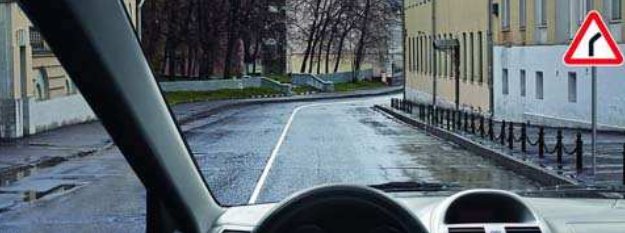
#> input picture pics/im1.png, 625 x 233 px
$ python -i road_markings_recognition.py   (imports and definitions only)   (older library calls are emulated)
#> lines starting #> are read from the running program, lines starting #| are printed output that depends on the picture; after the words box and inside, x2 and y2 are one past the last pixel; in counts of white or black regions, pixels touching at a corner belong together
import cv2
import numpy as np
from PIL import Image
import matplotlib.pyplot as plt

def show(img):
    plt.imshow(img)
    plt.show()

# [22 lines left out: function get_middle_point_for_lines, not called in this run]

def find_number_of_lines(test_mask_clear, ratio): # среди точек на перечесении серединной прямой и белой области находим точки в серединах белых областей
    dic={}
    i = int(ratio*test_mask_clear.shape[0]/100)
    for j in range(len(test_mask_clear[i])):
        if test_mask_clear[i][j] not in dic:
            dic[test_mask_clear[i][j]] = [j]
        dic[test_mask_clear[i][j]].append(j)
    if 0 not in dic:
        return
    whites = dic[0]
    points = []
    b = 0
    for p in range(len(dic[0])-1):
        if p == len(dic[0])-2:
            points.append((whites[int((b+p+1)/2)], i))
        elif whites[p+1]-whites[p]<=1:
            continue
        else:
            points.append((whites[int((b+p)/2)], i))
            b = p+1
    return points

def contrast_of_img(image1, brightness = -150, contrast = 150):
    img = np.int16(image1)
    img = img * (contrast/127+1) - contrast + brightness
    img = np.clip(img, 0, 255)
    img = np.uint8(img)
    return cv2.medianBlur(img,5)

def get_full_mask(test_img):
    image = cv2.imread(test_img)
    beg_contrast_img = contrast_of_img(image)
    else_contrast_img = contrast_of_img(beg_contrast_img, brightness = 150, contrast = 150)
    contrast_img = contrast_of_img(else_contrast_img, brightness = -30, contrast = 150)
    hsv = cv2.cvtColor(contrast_img, cv2.COLOR_BGR2HSV )
    lower = np.array([0, 0, 0], np.uint8)
    upper = np.array([15, 15, 15], np.uint8)
    mask = cv2.inRange(hsv, lower, upper)
    width, height = mask.shape
    full_mask = mask[int(width/2):width, ]
    return full_mask

def crop_thresh(contrast_img):
    gray = cv2.cvtColor(contrast_img, cv2.COLOR_BGR2GRAY)
    thresh = cv2.threshold(gray, 0, 255, cv2.THRESH_BINARY_INV | cv2.THRESH_OTSU)[1]
    width, height = contrast_img.shape[:-1]
    img = thresh[int(width/2):width, ]
    return img

def get_clean_mask(test_img):
    image = cv2.imread(test_img)
    beg_contrast_img = contrast_of_img(image)
    else_contrast_img = contrast_of_img(beg_contrast_img, brightness = 150, contrast = 150)
    contrast_img = contrast_of_img(else_contrast_img, brightness = -30, contrast = 150)
    clean_mask = crop_thresh(contrast_img) #то же самое что и cropped masks
    return clean_mask

# [130 lines left out: function get_correct_lines, not called in this run]

def get_road_markings(test_img):
#> called with test_img = 'pics/im1.png'
    img = cv2.imread(test_img, 1)
#> img is the input picture: shape (233, 625, 3); mean B, G, R 110.5, 103.3, 93.7
    height, width = img.shape[:2]
#> height = 233; width = 625
    crop_img = img[int(height / 2):height, 0:width]
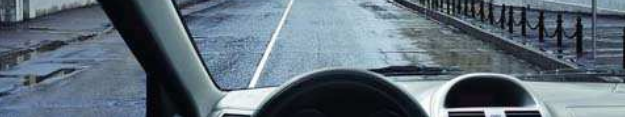
#> crop_img: shape (117, 625, 3); mean B, G, R 121.4, 109.3, 95
    show(crop_img)
    com_masks = []
    com_bad_masks = []
    full_mask = get_full_mask(test_img)
#> call 2 of contrast_of_img, with brightness = 150, contrast = 150
#> in contrast_of_img (call 2), `return cv2.medianBlur(img,5)`:
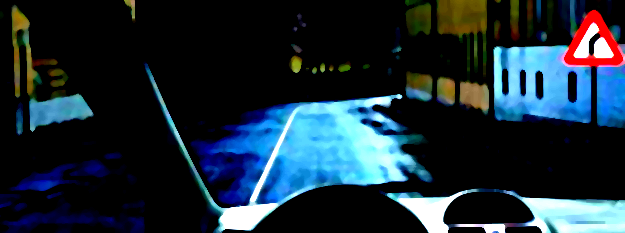
#> returned value: shape (233, 625, 3); mean of channels 0, 1, 2 55.4, 44.5, 28.1; drawn as B, G, R
#> in get_full_mask, `hsv = cv2.cvtColor(contrast_img, cv2.COLOR_BGR2HSV )`: hsv: shape (233, 625, 3); mean H, S, V 21.1, 53, 56.6
#> in get_full_mask, `mask = cv2.inRange(hsv, lower, upper)`:
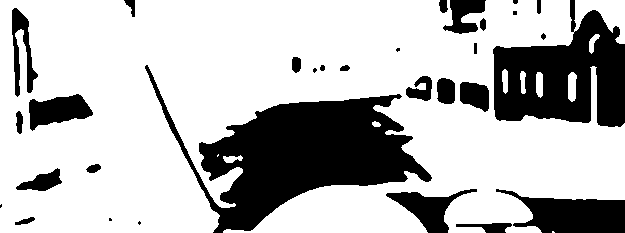
#> mask: shape (233, 625); 72.9% white; 31 black regions (7 under 20 px), largest, box (x1, y1, x2, y2) and area: (145, 65, 432, 233) 17986, (493, 0, 625, 127) 10067, (496, 189, 625, 233) 3353
#> in get_full_mask, `full_mask = mask[int(width/2):width, ]`: full_mask: shape (117, 625); 68.6% white; 15 black regions (3 under 20 px), largest, box (x1, y1, x2, y2) and area: (165, 0, 432, 117) 15908, (496, 73, 625, 117) 3353, (386, 73, 477, 117) 1531
    clean_mask = get_clean_mask(test_img)
#> in crop_thresh, `gray = cv2.cvtColor(contrast_img, cv2.COLOR_BGR2GRAY)`:
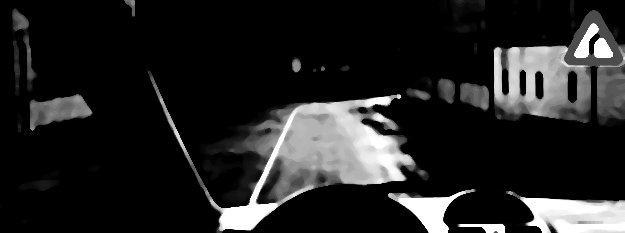
#> gray: shape (233, 625); min 0, max 255, mean 35.8
#> in crop_thresh, `thresh = cv2.threshold(gray, 0, 255, cv2.THRESH_BINARY_INV | cv2.THRES..`: thresh: shape (233, 625); 83.7% white; 28 black regions (11 under 20 px), largest, box (x1, y1, x2, y2) and area: (203, 94, 415, 231) 11484, (494, 46, 591, 118) 4722, (520, 197, 625, 233) 3067
#> in crop_thresh, `img = thresh[int(width/2):width, ]`: img: shape (117, 625); 79.1% white; 12 black regions (3 under 20 px), largest, box (x1, y1, x2, y2) and area: (203, 0, 415, 115) 10156, (520, 81, 625, 117) 3067, (388, 73, 474, 117) 1381
    thresh = np.invert(clean_mask)
    print('NEW')
    connectivity = 4
    # Perform the operation
    output = cv2.connectedComponentsWithStats(thresh, connectivity, cv2.CV_32S)
    (numLabels, labels, stats, centroids) = output
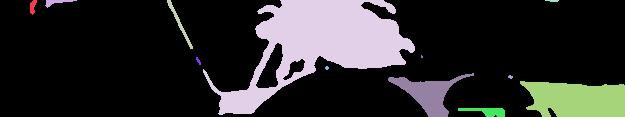
#> labels: shape (117, 625) int32; 13 distinct labels, from 0 to 12; one colour per label, 0 black
#> numLabels = 13; stats = 13 rows, first 6: [0, 0, 625, 117, 57836], [30, 0, 7, 15, 68], [45, 0, 32, 8, 100], [167, 0, 26, 49, 185], [203, 0, 212, 115, 10156], [545, 0, 14, 2, 22]; centroids = 13 rows, first 8: [294.3, 57.55], [32.43, 6.29], [56.11, 1.7], [179.1, 22.97], [318.9, 43.64], [552.2, 0.364], [421.4, 56.2], [198, 60.5]
    for i in range(0, numLabels):
        x = stats[i, cv2.CC_STAT_LEFT]
        y = stats[i, cv2.CC_STAT_TOP]
        w = stats[i, cv2.CC_STAT_WIDTH]
        h = stats[i, cv2.CC_STAT_HEIGHT]
        area = stats[i, cv2.CC_STAT_AREA]
        (cX, cY) = centroids[i]
        output = crop_img.copy()
        cv2.rectangle(output, (x, y), (x + w, y + h), (0, 255, 0), 3)
        cv2.circle(output, (int(cX), int(cY)), 4, (0, 0, 255), -1)
        componentMask = (labels == i).astype("uint8") * 255
        mask_points = []
        for i in range(len(componentMask)):
            for j in range(len(componentMask[0])):
                if componentMask[i][j]==255:
                    mask_points.append((j,i))
        dict_mask = {}
        for point in mask_points:
            if point[1] not in dict_mask:
                dict_mask[point[1]] = [point]
            else:
                dict_mask[point[1]].append(point)

        leng = len(dict_mask)
        max_wid = 0
        avg_wid = 0
        for key in dict_mask:
            my_wid = abs(dict_mask[key][0][0]-dict_mask[key][-1][0])
            if (my_wid>max_wid):
                max_wid=my_wid
            avg_wid += abs(dict_mask[key][0][0]-dict_mask[key][-1][0])
        wid = max_wid
        av_wid = avg_wid/len(dict_mask)
        #анализируем угол наклона
        test_mask_inv = np.invert(componentMask)
        test_mask = test_mask_inv

        points_to_analyze = []
        for ratio in range(1,99):
            if find_number_of_lines(test_mask, ratio):
                points_to_analyze.append(find_number_of_lines(test_mask, ratio))
        try:
            p1=points_to_analyze[0][0]
            p2=points_to_analyze[-1][0]
            try:
                k=(p2[0]-p1[0])/(p2[1]-p1[1])
            except:
                k=0
        except:
                k=0

        if (leng>max_wid and max_wid< 100) and not (k>0 and points_to_analyze[int(len(points_to_analyze)/2)][0][0]<test_mask.shape[1]/2) and len(points_to_analyze)>3 and not (k<0 and points_to_analyze[int(len(points_to_analyze)/3)][0][0]>2*test_mask.shape[1]/3) and points_to_analyze[-1][0][1]>18:
            print(len(points_to_analyze))
            show(output)
            show(componentMask)
            com_masks.append(componentMask)
        else:
            com_bad_masks.append(componentMask)
#> this loop made 13 passes
#> (x, w, h, area, cX, cY) on passes 1 to 3: (0, 625, 117, 57836, 294.3, 57.55), (30, 7, 15, 68, 32.43, 6.29), (45, 32, 8, 100, 56.11, 1.7)
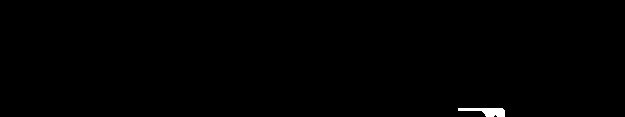
#> componentMask: shape (117, 625); 0.35% white; 1 white region, box (x1, y1, x2, y2) and area: (458, 108, 505, 117) 259

    # очистим маску
    noiseless_mask = full_mask.copy()
    for bad_mask in com_bad_masks[1:]:
        noiseless_mask = noiseless_mask + bad_mask
#> this loop made 12 passes
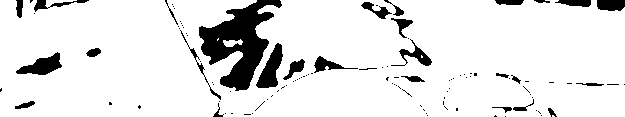
#> noiseless_mask: shape (117, 625); 89.5% white; 112 black regions (85 under 20 px), largest, box (x1, y1, x2, y2) and area: (199, 0, 282, 91) 3421, (256, 43, 283, 88) 610, (16, 52, 62, 75) 538
    show(noiseless_mask)

    #достанем ключевые точки
    points = []
    for i in range(len(com_masks)):
        test_mask = np.invert(com_masks[i])
        in_mask = test_mask
        points_to_analyze = []
        for ratio in range(1,99):
            if find_number_of_lines(in_mask, ratio):
                points_to_analyze.append(find_number_of_lines(in_mask, ratio))
        two_lines = [i for i in points_to_analyze if len(i)==2]
        if (len(two_lines) >0):
            for point in two_lines[int(len(two_lines)/2)]:
                points.append(get_middle_point_for_lines(in_mask, point))
        else:
            points.append(get_middle_point_for_lines(in_mask, points_to_analyze[int(len(points_to_analyze)/2)][0]))
#> this loop made 0 passes

    #строим линии
    test_mask =  noiseless_mask

    image = crop_img.copy()
    print(points)
    show(test_mask)
    my_correct_lines = []
    for point in points:
        try:
            my_correct_lines.append(get_correct_lines(test_mask,[point]))
        except:
            pass
    for line in my_correct_lines:
        for line1 in my_correct_lines:
            if len(list(set(line[0]) & set(line1[0])))>10 and len(list(set(line[0]) & set(line1[0])))<len(line[0]):
                index = my_correct_lines.index(line1)
                points.remove(points[index])
                my_correct_lines.remove(line1)
    for i in range(len(my_correct_lines)):
        image = cv2.line(image, my_correct_lines[i][0][0],my_correct_lines[i][0][-1],(0, 0, 0), 5)
    print(len(my_correct_lines))
#| 0
    print(len(points))
#| 0
    show(image)

    # Распознаем разметку

    # [147 lines left out: functions coords_of_line, get_middle_point, get_per_point, point_MSE, get_MSE, get_middle_point and 3 more, not called in this run]


    all_stripes = []
    correct_lines = [line[-1] for line in my_correct_lines]
    correct_lines = sorted(correct_lines, key = lambda k : (k[-1][0]))
    points = sorted(points, key = lambda k : (k[0]))
    test_mask_before = noiseless_mask.copy()
    test_img = crop_img.copy()
    if len(correct_lines) == 0:
        show(test_img)
        all_stripes.append((('нет разметки'), 0))
        print('нет разметки')
        return ['нет разметки']

    b=10
    lu = correct_lines[0][int(len(correct_lines[0])/4)] #black 1
    ld = correct_lines[0][-1] #red 3
    ru = correct_lines[-1][int(len(correct_lines[-1])/4)] #green 2
    rd = correct_lines[-1][-1] #blue 4
    src = np.float32([(lu[0]-b, 0),
                  (ru[0]+b, ru[1]),
                  (ld[0]-b, ld[1]),
                  (rd[0]+b, rd[1])])

    dst = np.float32([(0, 0),
                      (500, 0),
                      (0, 600),
                      (500, 600)])
    matrix = cv2.getPerspectiveTransform(src, dst)
    result = cv2.warpPerspective(test_img, matrix, (500, 600))
    show(result)
    test_mask = noiseless_mask.copy()
    test_mask = cv2.warpPerspective(test_mask, matrix, (500, 600))
    #show(test_mask)
    wh=[]
    for i in range(len(test_mask)):
        for j in range(len(test_mask[0])):
            if test_mask[i][j]==0:
                wh.append((j,i))
    for i in range(len(correct_lines)):
        line = get_per_line(correct_lines[i], points[i], matrix)
        point = get_per_point(points[i], matrix)
        find_line = find_line_for_razm(line, point)
        # Определим длину
        colors=[test_mask[y][x] for x, y in line]
        num_stripes = len(find_line)/find_len_line(find_line, point, colors)
        if num_stripes<2:
            all_stripes.append((('сплошная'), find_line[int(len(find_line)/2)][0]))
            #print( ('сплошная'), find_line[int(len(find_line)/2)][0])
        else:
            all_stripes.append((('прерывистая'), find_line[int(len(find_line)/2)][0]))
            #print( ('прерывистая'), find_line[int(len(find_line)/2)][0])

    print(all_stripes)
    final_answer = []
    used_lines = set()
    a = np.array([tup[1] for tup in all_stripes])
    max_dist = result.shape[1]
    min_diff = np.diff(np.unique(a)).min()
    #print(min_diff)
    #print(result.shape)
    for i in range(1, len(all_stripes)):
        if len(all_stripes)==1 and all_stripes[0][0]=='нет разметки':
            final_answer.append('нет разметки')
        if abs(all_stripes[i-1][1] - all_stripes[i][1])<max_dist/2 and abs(all_stripes[i-1][1] - all_stripes[i][1])<1.1*min_diff:
            if all_stripes[i-1] in used_lines:
                final_answer.remove(all_stripes[i-1][0])
            else:
                used_lines.add(all_stripes[i-1])
            used_lines.add(all_stripes[i])
            if all_stripes[i-1][0] == all_stripes[i][0]:
                final_answer.append('двойная '+ all_stripes[i-1][0])
            else:
                final_answer.append(all_stripes[i-1][0]+ ' и ' + all_stripes[i][0])
        else:
            if all_stripes[i-1] not in used_lines:
                final_answer.append(all_stripes[i-1][0])
                used_lines.add(all_stripes[i-1])
            if all_stripes[i] not in used_lines:
                final_answer.append(all_stripes[i][0])
                used_lines.add(all_stripes[i])
    print(final_answer)
    return final_answer

>>> result = get_road_markings('pics/im1.png')

$ run again, on pics/im10.png
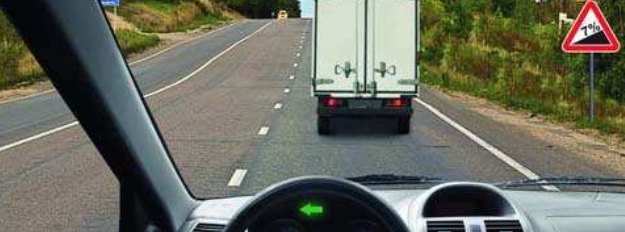
#> input picture pics/im10.png, 625 x 232 px
#> in get_road_markings, img is the input picture: shape (232, 625, 3); mean B, G, R 94.5, 108.2, 106
#> hsv: shape (232, 625, 3); mean H, S, V 3.9, 15.5, 36.8
#> mask: shape (232, 625); 83.4% white; 30 black regions (8 under 20 px), largest, box (x1, y1, x2, y2) and area: (299, 0, 415, 91) 8858, (365, 181, 625, 232) 6638, (120, 59, 301, 232) 2216
#> full_mask: shape (116, 625); 84.4% white; 12 black regions (1 under 20 px), largest, box (x1, y1, x2, y2) and area: (365, 65, 625, 116) 6638, (143, 0, 301, 116) 1938, (490, 0, 602, 31) 1111
#> in get_road_markings, `(numLabels, labels, stats, centroids) = output`:
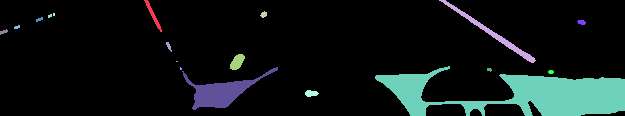
#> labels: shape (116, 625) int32; 19 distinct labels, from 0 to 18; one colour per label, 0 black
#> numLabels = 19; stats = 19 rows, first 6: [0, 0, 625, 116, 64134], [144, 0, 18, 32, 122], [439, 0, 97, 63, 538], [260, 11, 7, 7, 32], [53, 13, 2, 3, 6], [48, 14, 4, 4, 12]; centroids = 19 rows, first 8: [293.4, 53.74], [152.7, 14.8], [491.7, 33.06], [263.3, 14.12], [53.5, 14], [49.5, 15.5], [39, 19], [581.2, 21.88]
#> the loop in get_road_markings, `for i in range(0, numLabels):` made 19 passes
#> (x, w, h, area, cX, cY) on passes 1 to 3: (0, 625, 116, 64134, 293.4, 53.74), (144, 18, 32, 122, 152.7, 14.8), (439, 97, 63, 538, 491.7, 33.06)
#> the loop in get_road_markings, `for bad_mask in com_bad_masks[1:]:` made 16 passes
#> the loop in get_road_markings, `for i in range(len(com_masks)):` made 2 passes
#| [(490, 32), (236, 62)]
#> the loop in get_road_markings, `for point in points:` made 2 passes
#> point on passes 1 to 2: (490, 32), (236, 62)
#> the loop in get_road_markings, `for line in my_correct_lines:` made 2 passes
#> the loop in get_road_markings, `for i in range(len(my_correct_lines)):` made 2 passes
#| 2
#| 2
#> in get_road_markings, `test_mask = cv2.warpPerspective(test_mask, matrix, (500, 600))`:
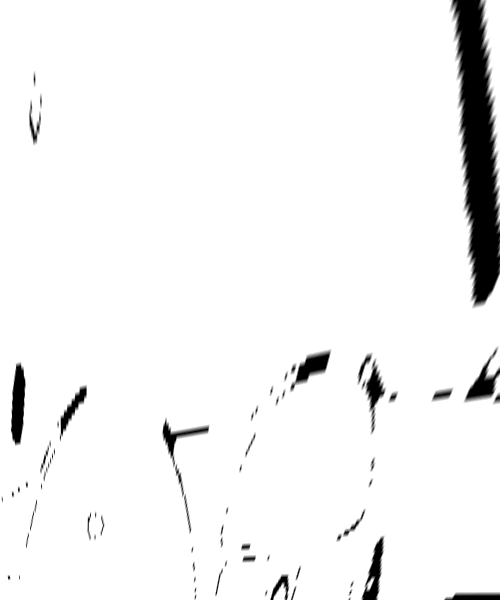
#> test_mask: shape (600, 500); min 0, max 255, mean 243
#> the loop in get_road_markings, `for i in range(len(correct_lines)):` made 2 passes
#| [('прерывистая', 17), ('сплошная', 483)]
#> the loop in get_road_markings, `for i in range(1, len(all_stripes)):` made 1 pass
#| ['прерывистая', 'сплошная']

$ run again, on pics/im14.png
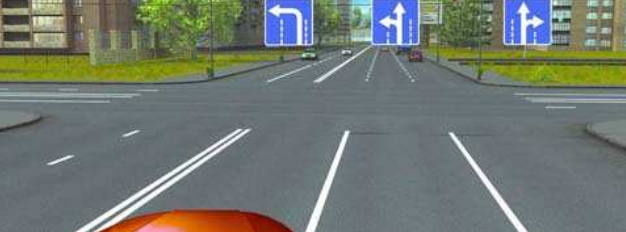
#> input picture pics/im14.png, 626 x 232 px
#> in get_road_markings, img is the input picture: shape (232, 626, 3); mean B, G, R 113, 120.2, 113.1
#> hsv: shape (232, 626, 3); mean H, S, V 7, 21, 24.7
#> mask: shape (232, 626); 88.6% white; 39 black regions (8 under 20 px), largest, box (x1, y1, x2, y2) and area: (78, 129, 254, 232) 4304, (349, 0, 442, 47) 3247, (503, 0, 570, 51) 2598
#> full_mask: shape (116, 626); 91.8% white; 5 black regions (1 under 20 px), largest, box (x1, y1, x2, y2) and area: (78, 13, 254, 116) 4304, (305, 16, 349, 116) 788, (450, 17, 528, 116) 787, (53, 40, 69, 48) 54
#> labels: shape (116, 626) int32; 6 distinct labels, from 0 to 5
#> numLabels = 6; stats = [[0, 0, 626, 116, 69207], [78, 14, 168, 102, 1930], [305, 16, 44, 100, 732], [451, 19, 76, 97, 713], [59, 40, 9, 6, 27], [142, 114, 4, 2, 7]]; centroids = [[314.8, 56.95], [162.5, 66.85], [325.9, 71.11], [490.8, 71.95], [63, 42.56], [143.3, 114.6]]
#> the loop in get_road_markings, `for i in range(0, numLabels):` made 6 passes
#> (x, y, w, h, area, cX, cY) on passes 1 to 2: (0, 0, 626, 116, 69207, 314.8, 56.95), (78, 14, 168, 102, 1930, 162.5, 66.85)
#> the loop in get_road_markings, `for bad_mask in com_bad_masks[1:]:` made 2 passes
#> the loop in get_road_markings, `for i in range(len(com_masks)):` made 3 passes
#| [(112, 95), (128, 95), (328, 64), (487, 67)]
#> the loop in get_road_markings, `for point in points:` made 4 passes
#> point on passes 1 to 4: (112, 95), (128, 95), (328, 64), (487, 67)
#> the loop in get_road_markings, `for line in my_correct_lines:` made 4 passes
#> the loop in get_road_markings, `for i in range(len(my_correct_lines)):` made 4 passes
#| 4
#| 4
#> in get_road_markings, `test_mask = cv2.warpPerspective(test_mask, matrix, (500, 600))`:
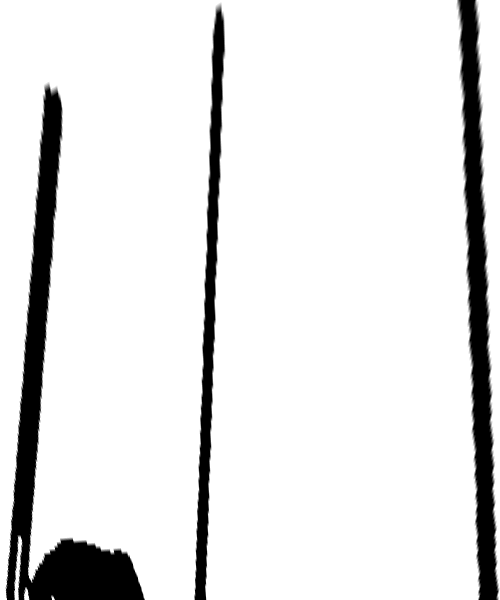
#> test_mask: shape (600, 500); min 0, max 255, mean 227.9
#> the loop in get_road_markings, `for i in range(len(correct_lines)):` made 4 passes
#| [('сплошная', 37), ('сплошная', 40), ('сплошная', 209), ('сплошная', 477)]
#> the loop in get_road_markings, `for i in range(1, len(all_stripes)):` made 3 passes
#| ['двойная сплошная', 'сплошная', 'сплошная']
